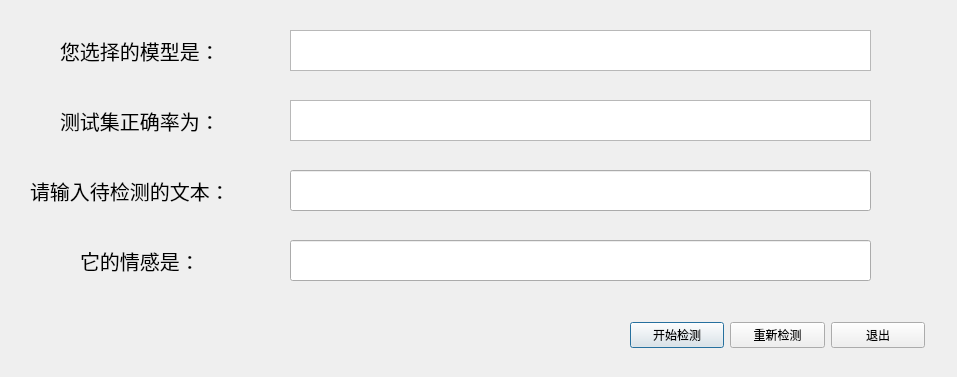
<?xml version="1.0" encoding="UTF-8"?>
<ui version="4.0">
 <class>Dialog</class>
 <widget class="QDialog" name="Dialog">
  <property name="geometry">
   <rect>
    <x>0</x>
    <y>0</y>
    <width>957</width>
    <height>377</height>
   </rect>
  </property>
  <property name="windowTitle">
   <string>Dialog</string>
  </property>
  <property name="styleSheet">
   <string notr="true"/>
  </property>
  <widget class="QLineEdit" name="lineEdit">
   <property name="geometry">
    <rect>
     <x>290</x>
     <y>170</y>
     <width>581</width>
     <height>41</height>
    </rect>
   </property>
   <property name="font">
    <font>
     <pointsize>13</pointsize>
    </font>
   </property>
   <property name="styleSheet">
    <string notr="true"/>
   </property>
  </widget>
  <widget class="QLabel" name="label">
   <property name="geometry">
    <rect>
     <x>30</x>
     <y>140</y>
     <width>241</width>
     <height>101</height>
    </rect>
   </property>
   <property name="font">
    <font>
     <family>Adobe 黑体 Std R</family>
     <pointsize>15</pointsize>
    </font>
   </property>
   <property name="text">
    <string>请输入待检测的文本：</string>
   </property>
  </widget>
  <widget class="QLabel" name="label_3">
   <property name="geometry">
    <rect>
     <x>80</x>
     <y>210</y>
     <width>151</width>
     <height>101</height>
    </rect>
   </property>
   <property name="font">
    <font>
     <family>Adobe 黑体 Std R</family>
     <pointsize>15</pointsize>
    </font>
   </property>
   <property name="text">
    <string>它的情感是：</string>
   </property>
  </widget>
  <widget class="QLineEdit" name="lineEdit_2">
   <property name="geometry">
    <rect>
     <x>290</x>
     <y>240</y>
     <width>581</width>
     <height>41</height>
    </rect>
   </property>
   <property name="font">
    <font>
     <pointsize>13</pointsize>
    </font>
   </property>
   <property name="styleSheet">
    <string notr="true"/>
   </property>
  </widget>
  <widget class="QWidget" name="layoutWidget">
   <property name="geometry">
    <rect>
     <x>630</x>
     <y>320</y>
     <width>295</width>
     <height>30</height>
    </rect>
   </property>
   <layout class="QHBoxLayout" name="horizontalLayout">
    <item>
     <widget class="QPushButton" name="pushButton">
      <property name="text">
       <string>开始检测</string>
      </property>
     </widget>
    </item>
    <item>
     <widget class="QPushButton" name="pushButton_2">
      <property name="text">
       <string>重新检测</string>
      </property>
     </widget>
    </item>
    <item>
     <widget class="QPushButton" name="pushButton_3">
      <property name="text">
       <string>退出</string>
      </property>
     </widget>
    </item>
   </layout>
  </widget>
  <widget class="QTextBrowser" name="textBrowser">
   <property name="geometry">
    <rect>
     <x>290</x>
     <y>100</y>
     <width>581</width>
     <height>41</height>
    </rect>
   </property>
   <property name="font">
    <font>
     <pointsize>13</pointsize>
    </font>
   </property>
  </widget>
  <widget class="QLabel" name="label_4">
   <property name="geometry">
    <rect>
     <x>60</x>
     <y>70</y>
     <width>191</width>
     <height>101</height>
    </rect>
   </property>
   <property name="font">
    <font>
     <family>Adobe 黑体 Std R</family>
     <pointsize>15</pointsize>
    </font>
   </property>
   <property name="text">
    <string>测试集正确率为：</string>
   </property>
  </widget>
  <widget class="QLabel" name="label_5">
   <property name="geometry">
    <rect>
     <x>60</x>
     <y>0</y>
     <width>201</width>
     <height>101</height>
    </rect>
   </property>
   <property name="font">
    <font>
     <family>Adobe 黑体 Std R</family>
     <pointsize>15</pointsize>
    </font>
   </property>
   <property name="text">
    <string>您选择的模型是：</string>
   </property>
  </widget>
  <widget class="QTextBrowser" name="textBrowser_2">
   <property name="geometry">
    <rect>
     <x>290</x>
     <y>30</y>
     <width>581</width>
     <height>41</height>
    </rect>
   </property>
   <property name="font">
    <font>
     <pointsize>13</pointsize>
    </font>
   </property>
  </widget>
 </widget>
 <resources/>
 <connections>
  <connection>
   <sender>pushButton_3</sender>
   <signal>clicked()</signal>
   <receiver>Dialog</receiver>
   <slot>close()</slot>
   <hints>
    <hint type="sourcelabel">
     <x>878</x>
     <y>340</y>
    </hint>
    <hint type="destinationlabel">
     <x>868</x>
     <y>431</y>
    </hint>
   </hints>
  </connection>
 </connections>
</ui>
